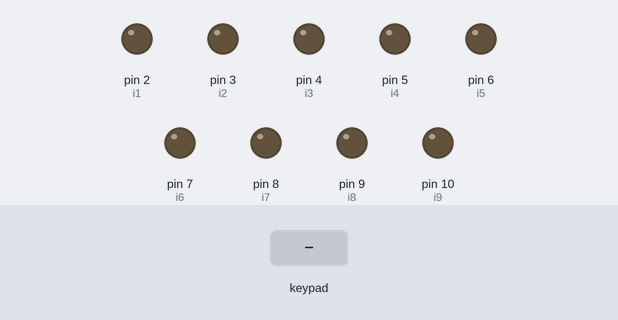
The sketch below on a simulated Arduino Mega 2560, built with avr-gcc and run on an emulated ATmega2560. Parts: output pins drawn as LEDs (lit = HIGH). The test bench sets the inputs (shaded band). What the sketch prints to the serial monitor is not drawn.

Above: at 1.2 s.
1.3 s: keypad keys 5 3 5 1 4 9 4 7 pressed 0.4 s apart
At 5.5 s:
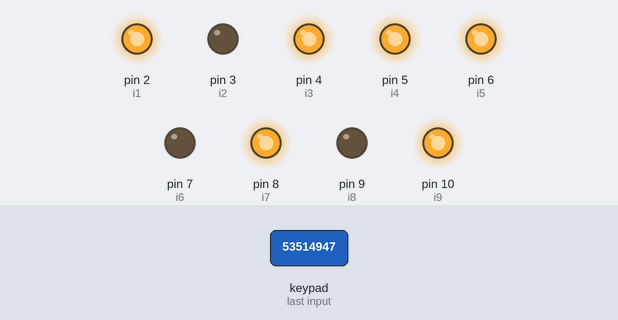
6.0 s: key '2' pressed
At 7.1 s:
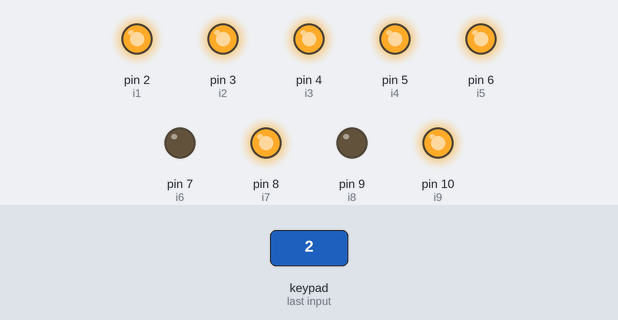
7.5 s: key '6' pressed
At 8.3 s:
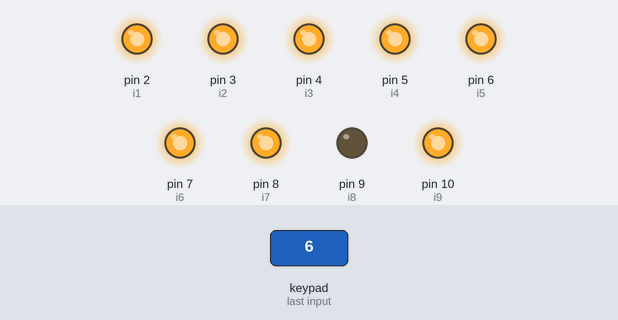
9.0 s: key '8' pressed
At 9.5 s:
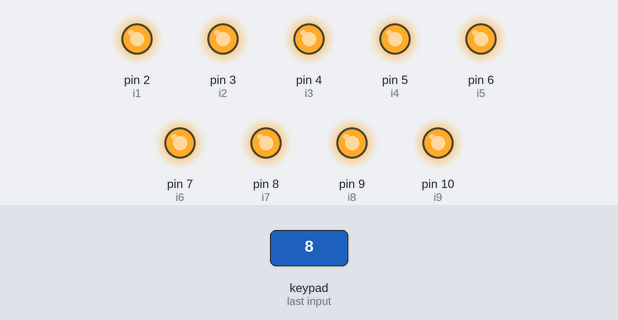
Timing chart, 0 to 12.0 s (numbered marks = the images above; inputs shaded):
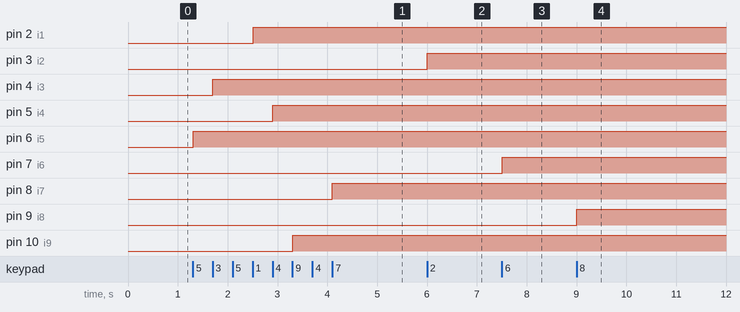

The sketch:

keypad_function.ino
```cpp
#include <Keypad.h>
int mode = 0;
int i1 = 2;
int i2 = 3;
int i3 = 4;
int i4 = 5;
int i5 = 6;
int i6 = 7;
int i7 = 8;
int i8 = 9;
int i9 = 10;
const byte ROWS = 5; //four rows
const byte COLS = 4; //three columns
char keys[ROWS][COLS] = {
  {'f','g','#','*'},
  {'1','2','3','u'},
  {'4','5','6','d'},
  {'7','8','9','s'},
  {'l','0','r','n'}
};
byte colPins[COLS] = {53, 51, 49, 47}; //connect to the column pinouts of the keypad
byte rowPins[ROWS] = {37, 39, 41, 43, 45}; //connect to the row pinouts of the keypad

Keypad keypad = Keypad( makeKeymap(keys), rowPins, colPins, ROWS, COLS );

void setup(){
  Serial.begin(9600);
  pinMode(i1, OUTPUT);
  pinMode(i2, OUTPUT);
  pinMode(i3, OUTPUT);
  pinMode(i4, OUTPUT);
  pinMode(i5, OUTPUT);
  pinMode(i6, OUTPUT);
  pinMode(i7, OUTPUT);
  pinMode(i8, OUTPUT);
  pinMode(i9, OUTPUT);

}

void loop(){
  char key = keypad.getKey();
  if (key){
      Serial.print(key);
      if (key == 'f'){
         mode = 0;
      }
      if (key == 'g'){
         mode = 1;
      }
      if (key == '1'){
         if(mode == 0){
            digitalWrite(i1, HIGH);
         }
         else if(mode == 1){
            digitalWrite(i1, LOW);
         }
      }
      if (key == '2'){
         if(mode == 0){
            digitalWrite(i2, HIGH);
         }
         else if(mode == 1){
            digitalWrite(i2, LOW);
         }
      }
      if (key == '3'){
         if(mode == 0){
            digitalWrite(i3, HIGH);
         }
         else if(mode == 1){
            digitalWrite(i3, LOW);
         }
      }
      if (key == '4'){
         if(mode == 0){
            digitalWrite(i4, HIGH);
         }
         else if(mode == 1){
            digitalWrite(i4, LOW);
         }
      }
      if (key == '5'){
         if(mode == 0){
            digitalWrite(i5, HIGH);
         }
         else if(mode == 1){
            digitalWrite(i5, LOW);
         }
      }
      if (key == '6'){
         if(mode == 0){
            digitalWrite(i6, HIGH);
         }
         else if(mode == 1){
            digitalWrite(i6, LOW);
         }
      }
      if (key == '7'){
         if(mode == 0){
            digitalWrite(i7, HIGH);
         }
         else if(mode == 1){
            digitalWrite(i7, LOW);
         }
      }
      if (key == '8'){
         if(mode == 0){
            digitalWrite(i8, HIGH);
         }
         else if(mode == 1){
            digitalWrite(i8, LOW);
         }
      }
      if (key == '9'){
         if(mode == 0){
            digitalWrite(i9, HIGH);
         }
         else if(mode == 1){
            digitalWrite(i9, LOW);
         }
      }
  }

}
```

Measured:
- after the input at 1.3 s, pin 2 (i1): LOW → HIGH after 1.2 s; pin 4 (i3): LOW → HIGH after 0.40 s; pin 5 (i4): LOW → HIGH after 1.6 s; pin 6 (i5): LOW → HIGH at once; pin 8 (i7): LOW → HIGH after 2.8 s
- after the input at 6.0 s, pin 3 (i2): LOW → HIGH at once
- after the input at 7.5 s, pin 7 (i6): LOW → HIGH at once
- after the input at 9.0 s, pin 9 (i8): LOW → HIGH at once
